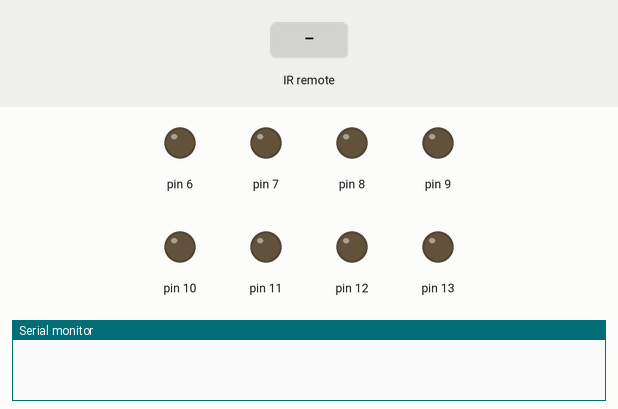
A sketch run on a simulated Arduino Uno, built with avr-gcc and run on an emulated ATmega328P. Shown: output pins drawn as LEDs (lit = HIGH), the last lines printed to the serial monitor. Inputs (shaded band) come from the test bench.

Above: at 1.2 s.
1.3 s: infrared code 0x3D9AE3F7 received
At 2.4 s:
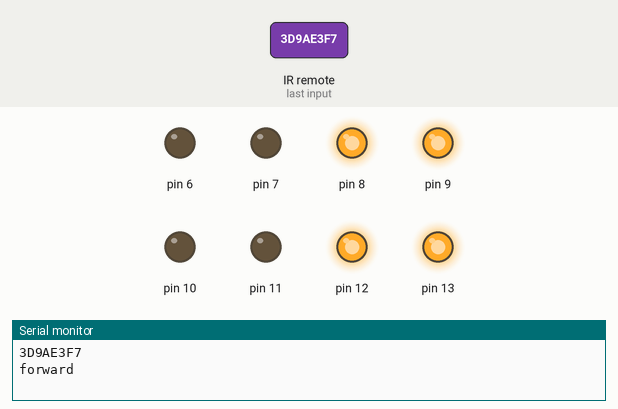
2.8 s: infrared code 0x1BC0157B received
At 3.6 s:
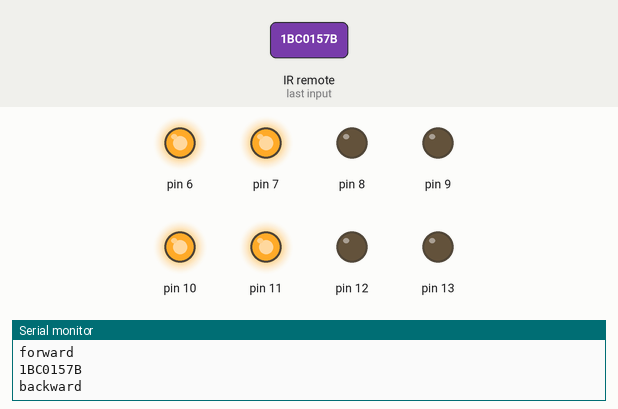
4.3 s: infrared code 0x449E79F received
At 4.7 s:
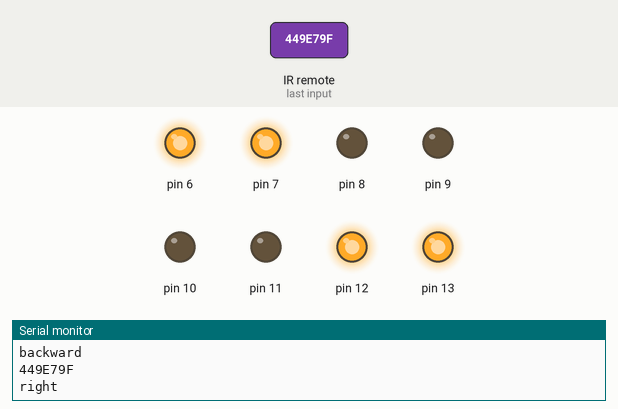
Timing chart, 0 to 7.3 s (numbered marks = the images above; inputs shaded):
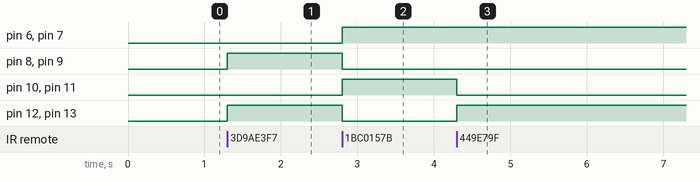

Measured:
- after the input at 1.3 s, pin 8, pin 9, pin 12, pin 13: LOW → HIGH at once
- after the input at 2.8 s, pin 6, pin 7, pin 10, pin 11: LOW → HIGH at once; pin 8, pin 9, pin 12, pin 13: HIGH → LOW at once
- after the input at 4.3 s, pin 10, pin 11: HIGH → LOW at once; pin 12, pin 13: LOW → HIGH at once

The sketch:

RemoteFullDrive.ino
```cpp
#include <IRremote.h>

const int RECV_PIN = 5;
IRrecv irrecv(RECV_PIN);
decode_results results;

void setup()
{
	pinMode(13,OUTPUT);
	pinMode(12,OUTPUT);
	pinMode(11,OUTPUT);
	pinMode(10,OUTPUT);
	pinMode(9,OUTPUT);
	pinMode(8,OUTPUT);
	pinMode(7,OUTPUT);
	pinMode(6,OUTPUT);
	Serial.begin(9600);
	irrecv.enableIRIn();
}

void loop()
{
	if (irrecv.decode(&results))
	{
		Serial.println(results.value, HEX);
		irrecv.resume();

		if(results.value == 0x3D9AE3F7
		|| results.value == 0xFF18E7)
		{
                        Serial.println("forward");
			forward();
		}
		if(results.value == 0x449E79F
		|| results.value == 0xFF5AA5)
		{
                        Serial.println("right");
			right();
		}
		if(results.value == 0x1BC0157B
		|| results.value == 0xFF4AB5)
		{
                        Serial.println("backward");
			backward();
		}
		if(results.value == 0x8C22657B
		|| results.value == 0xFF10EF)
		{
                        Serial.println("left");
			left();
		}
		if(results.value == 0x3
		|| results.value == 0xFF38C7)
		{
                        Serial.println("stop");
			stop();
		}
		if(results.value == 0x2
		|| results.value == 0xFF7A85)
		{
                        Serial.println("rot right");
			rotareRight();
		}
		if(results.value == 0x1
		|| results.value == 0xFF30CF)
		{
                        Serial.println("rot left");
			rotateLeft();
		}
	}
}

void low(int x) { digitalWrite(x, LOW); }
void high(int x) { digitalWrite(x, HIGH); }

void forward()
{
	high(13);
	high(12);
	low(11);
	low(10);

	high(9);
	high(8);
	low(7);
	low(6);
}
void backward()
{
	low(13);
	low(12);
	high(11);
	high(10);

	low(9);
	low(8);
	high(7);
	high(6);
}
void right()
{
	high(13);
	high(12);
	low(11);
	low(10);
}
void left()
{
	high(9);
	high(8);
	low(7);
	low(6);
}
void rotareRight()
{
	high(13);
	high(12);
	low(11);
	low(10);

	low(9);
	low(8);
	high(7);
	high(6);
}
void rotateLeft()
{
	low(13);
	low(12);
	high(11);
	high(10);

	high(9);
	high(8);
	low(7);
	low(6);
}
void stop()
{
	low(13);
	low(12);
	low(11);
	low(10);

	low(9);
	low(8);
	low(7);
	low(6);
}
```
